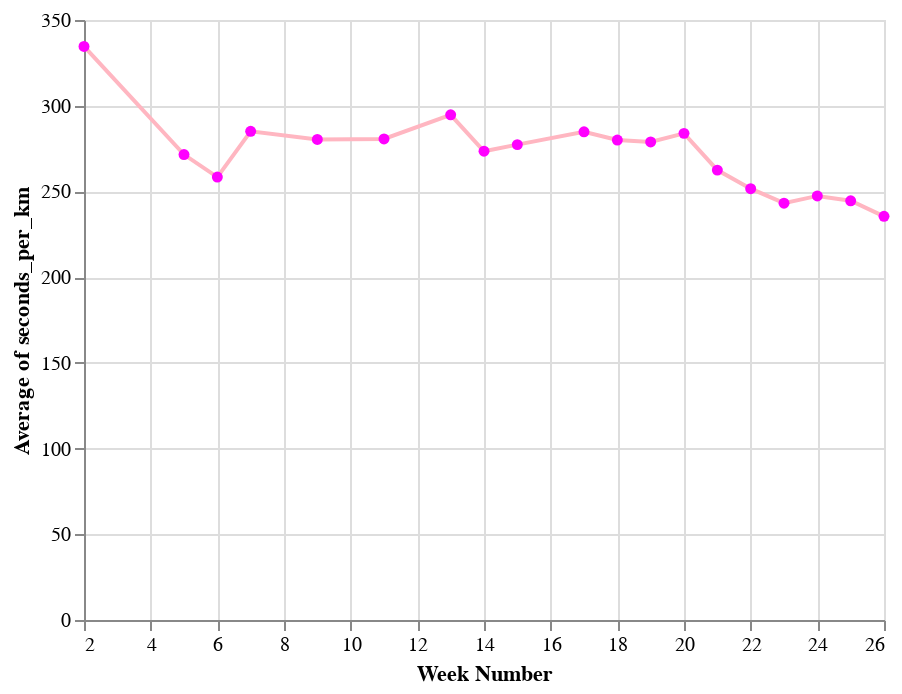

Notebook cell for this chart:
### Code cell
base = alt.Chart(df).mark_line(color='lightpink').encode(
    alt.X('week', title='Week Number'),
    alt.Y('average(seconds_per_km)')
)


base + base.mark_circle(color='magenta')

### Figure 1 — Vega-Lite specification as saved in the notebook (floating-point values rounded to 4 significant figures)
{"$schema": "https://vega.github.io/schema/vega-lite/v4.17.0.json", "config": {"view": {"continuousHeight": 300, "continuousWidth": 400}}, "data": {"name": "data-fde4d5158a42ab22b842b6ee97fefb8b"}, "datasets": {"data-fde4d5158a42ab22b842b6ee97fefb8b": [{"Unnamed: 0": 182, "avgPace(/meter)": 0.3787, "calories(kcal)": 71, "date": "2022-01-10 20:39", "day_of_week": "Monday", "distance(m)": 1191, "distance_rounded": 1, "maxPace(/meter)": 7.246, "minPace(/meter)": 0.2501, "seconds_per_km": 380.4, "speed_per_km": "06:20.35", "sportTime(s)": 453, "startTime": "2022-01-10T13:39:17+00:00", "type": 1, "week": 2}, {"Unnamed: 0": 178, "avgPace(/meter)": 0.2878, "calories(kcal)": 60, "date": "2022-01-13 16:23", "day_of_week": "Thursday", "distance(m)": 1004, "distance_rounded": 1, "maxPace(/meter)": 2.342, "minPace(/meter)": 0.1982, "seconds_per_km": 288.8, "speed_per_km": "04:48.84", "sportTime(s)": 290, "startTime": "2022-01-13T09:23:16+00:00", "type": 1, "week": 2}, {"Unnamed: 0": 176, "avgPace(/meter)": 0.2637, "calories(kcal)": 39, "date": "2022-02-03 17:41", "day_of_week": "Thursday", "distance(m)": 1001, "distance_rounded": 1, "maxPace(/meter)": 0.609, "minPace(/meter)": 0.1993, "seconds_per_km": 264.7, "speed_per_km": "04:24.74", "sportTime(s)": 265, "startTime": "2022-02-03T10:41:12+00:00", "type": 1, "week": 5}, {"Unnamed: 0": 172, "avgPace(/meter)": 0.2803, "calories(kcal)": 50, "date": "2022-02-05 18:46", "day_of_week": "Saturday", "distance(m)": 1006, "distance_rounded": 1, "maxPace(/meter)": 0.6911, "minPace(/meter)": 0.229, "seconds_per_km": 281.3, "speed_per_km": "04:41.31", "sportTime(s)": 283, "startTime": "2022-02-05T11:46:47+00:00", "type": 1, "week": 5}, {"Unnamed: 0": 169, "avgPace(/meter)": 0.2675, "calories(kcal)": 34, "date": "2022-02-06 18:36", "day_of_week": "Sunday", "distance(m)": 1013, "distance_rounded": 1, "maxPace(/meter)": 0.6361, "minPace(/meter)": 0.2325, "seconds_per_km": 268.5, "speed_per_km": "04:28.51", "sportTime(s)": 272, "startTime": "2022-02-06T11:36:48+00:00", "type": 1, "week": 5}, {"Unnamed: 0": 166, "avgPace(/meter)": 0.26, "calories(kcal)": 39, "date": "2022-02-11 18:49", "day_of_week": "Friday", "distance(m)": 1004, "distance_rounded": 1, "maxPace(/meter)": 0.788, "minPace(/meter)": 0.198, "seconds_per_km": 262.9, "speed_per_km": "04:22.95", "sportTime(s)": 264, "startTime": "2022-02-11T11:49:54+00:00", "type": 1, "week": 6}, {"Unnamed: 0": 163, "avgPace(/meter)": 0.2552, "calories(kcal)": 44, "date": "2022-02-12 18:25", "day_of_week": "Saturday", "distance(m)": 1011, "distance_rounded": 1, "maxPace(/meter)": 0.5571, "minPace(/meter)": 0.1928, "seconds_per_km": 256.2, "speed_per_km": "04:16.18", "sportTime(s)": 259, "startTime": "2022-02-12T11:25:02+00:00", "type": 1, "week": 6}, {"Unnamed: 0": 161, "avgPace(/meter)": 0.255, "calories(kcal)": 37, "date": "2022-02-13 18:09", "day_of_week": "Sunday", "distance(m)": 1000, "distance_rounded": 1, "maxPace(/meter)": 0.576, "minPace(/meter)": 0.194, "seconds_per_km": 256, "speed_per_km": "04:16.00", "sportTime(s)": 256, "startTime": "2022-02-13T11:09:12+00:00", "type": 1, "week": 6}, {"Unnamed: 0": 157, "avgPace(/meter)": 0.2854, "calories(kcal)": 43, "date": "2022-02-14 18:50", "day_of_week": "Monday", "distance(m)": 1002, "distance_rounded": 1, "maxPace(/meter)": 0.7446, "minPace(/meter)": 0.2587, "seconds_per_km": 286.4, "speed_per_km": "04:46.43", "sportTime(s)": 287, "startTime": "2022-02-14T11:50:09+00:00", "type": 1, "week": 7}, {"Unnamed: 0": 155, "avgPace(/meter)": 0.2827, "calories(kcal)": 60, "date": "2022-02-16 18:12", "day_of_week": "Wednesday", "distance(m)": 1001, "distance_rounded": 1, "maxPace(/meter)": 2.165, "minPace(/meter)": 0.1834, "seconds_per_km": 283.7, "speed_per_km": "04:43.72", "sportTime(s)": 284, "startTime": "2022-02-16T11:12:40+00:00", "type": 1, "week": 7}, {"Unnamed: 0": 152, "avgPace(/meter)": 0.2793, "calories(kcal)": 55, "date": "2022-03-05 07:10", "day_of_week": "Saturday", "distance(m)": 1006, "distance_rounded": 1, "maxPace(/meter)": 0.6154, "minPace(/meter)": 0.2083, "seconds_per_km": 280.3, "speed_per_km": "04:40.32", "sportTime(s)": 282, "startTime": "2022-03-05T00:10:22+00:00", "type": 1, "week": 9}, {"Unnamed: 0": 150, "avgPace(/meter)": 0.2796, "calories(kcal)": 47, "date": "2022-03-18 18:26", "day_of_week": "Friday", "distance(m)": 1005, "distance_rounded": 1, "maxPace(/meter)": 0.8749, "minPace(/meter)": 0.2372, "seconds_per_km": 280.6, "speed_per_km": "04:40.60", "sportTime(s)": 282, "startTime": "2022-03-18T11:26:11+00:00", "type": 1, "week": 11}, {"Unnamed: 0": 146, "avgPace(/meter)": 0.2964, "calories(kcal)": 57, "date": "2022-03-28 18:45", "day_of_week": "Monday", "distance(m)": 1046, "distance_rounded": 1, "maxPace(/meter)": 0.639, "minPace(/meter)": 0.2149, "seconds_per_km": 297.3, "speed_per_km": "04:57.32", "sportTime(s)": 311, "startTime": "2022-03-28T11:45:13+00:00", "type": 1, "week": 13}, {"Unnamed: 0": 144, "avgPace(/meter)": 0.3011, "calories(kcal)": 57, "date": "2022-03-29 19:02", "day_of_week": "Tuesday", "distance(m)": 1003, "distance_rounded": 1, "maxPace(/meter)": 0.6835, "minPace(/meter)": 0.2301, "seconds_per_km": 302.1, "speed_per_km": "05:2.09", "sportTime(s)": 303, "startTime": "2022-03-29T12:02:25+00:00", "type": 1, "week": 13}, {"Unnamed: 0": 142, "avgPace(/meter)": 0.2837, "calories(kcal)": 49, "date": "2022-03-30 18:52", "day_of_week": "Wednesday", "distance(m)": 1001, "distance_rounded": 1, "maxPace(/meter)": 0.4753, "minPace(/meter)": 0.1658, "seconds_per_km": 284.7, "speed_per_km": "04:44.72", "sportTime(s)": 285, "startTime": "2022-03-30T11:52:16+00:00", "type": 1, "week": 13}, {"Unnamed: 0": 140, "avgPace(/meter)": 0.27, "calories(kcal)": 48, "date": "2022-04-04 17:57", "day_of_week": "Monday", "distance(m)": 1000, "distance_rounded": 1, "maxPace(/meter)": 0.7117, "minPace(/meter)": 0.2248, "seconds_per_km": 271, "speed_per_km": "04:31.00", "sportTime(s)": 271, "startTime": "2022-04-04T10:57:56+00:00", "type": 1, "week": 14}, {"Unnamed: 0": 137, "avgPace(/meter)": 0.273, "calories(kcal)": 51, "date": "2022-04-08 18:39", "day_of_week": "Friday", "distance(m)": 1000, "distance_rounded": 1, "maxPace(/meter)": 0.6707, "minPace(/meter)": 0.2315, "seconds_per_km": 274, "speed_per_km": "04:34.00", "sportTime(s)": 274, "startTime": "2022-04-08T11:39:28+00:00", "type": 1, "week": 14}, {"Unnamed: 0": 134, "avgPace(/meter)": 0.2744, "calories(kcal)": 45, "date": "2022-04-10 18:41", "day_of_week": "Sunday", "distance(m)": 1006, "distance_rounded": 1, "maxPace(/meter)": 0.6873, "minPace(/meter)": 0.2137, "seconds_per_km": 275.3, "speed_per_km": "04:35.35", "sportTime(s)": 277, "startTime": "2022-04-10T11:41:58+00:00", "type": 1, "week": 14}, {"Unnamed: 0": 131, "avgPace(/meter)": 0.277, "calories(kcal)": 44, "date": "2022-04-13 17:48", "day_of_week": "Wednesday", "distance(m)": 1000, "distance_rounded": 1, "maxPace(/meter)": 0.7634, "minPace(/meter)": 0.2038, "seconds_per_km": 278, "speed_per_km": "04:38.00", "sportTime(s)": 278, "startTime": "2022-04-13T10:48:11+00:00", "type": 1, "week": 15}, {"Unnamed: 0": 128, "avgPace(/meter)": 0.2756, "calories(kcal)": 39, "date": "2022-04-15 16:54", "day_of_week": "Friday", "distance(m)": 1005, "distance_rounded": 1, "maxPace(/meter)": 0.7968, "minPace(/meter)": 0.244, "seconds_per_km": 276.6, "speed_per_km": "04:36.62", "sportTime(s)": 278, "startTime": "2022-04-15T09:54:21+00:00", "type": 1, "week": 15}, {"Unnamed: 0": 125, "avgPace(/meter)": 0.2939, "calories(kcal)": 62, "date": "2022-04-26 18:40", "day_of_week": "Tuesday", "distance(m)": 1201, "distance_rounded": 1, "maxPace(/meter)": 1.115, "minPace(/meter)": 0.1997, "seconds_per_km": 294.8, "speed_per_km": "04:54.75", "sportTime(s)": 354, "startTime": "2022-04-26T11:40:21+00:00", "type": 1, "week": 17}, {"Unnamed: 0": 123, "avgPace(/meter)": 0.2685, "calories(kcal)": 48, "date": "2022-04-27 18:31", "day_of_week": "Wednesday", "distance(m)": 1002, "distance_rounded": 1, "maxPace(/meter)": 0.6803, "minPace(/meter)": 0.2187, "seconds_per_km": 269.5, "speed_per_km": "04:29.46", "sportTime(s)": 270, "startTime": "2022-04-27T11:31:56+00:00", "type": 1, "week": 17}, {"Unnamed: 0": 121, "avgPace(/meter)": 0.2774, "calories(kcal)": 50, "date": "2022-04-28 17:37", "day_of_week": "Thursday", "distance(m)": 1002, "distance_rounded": 1, "maxPace(/meter)": 0.8052, "minPace(/meter)": 0.221, "seconds_per_km": 278.4, "speed_per_km": "04:38.44", "sportTime(s)": 279, "startTime": "2022-04-28T10:37:51+00:00", "type": 1, "week": 17}, {"Unnamed: 0": 119, "avgPace(/meter)": 0.2974, "calories(kcal)": 89, "date": "2022-04-29 18:01", "day_of_week": "Friday", "distance(m)": 1651, "distance_rounded": 1, "maxPace(/meter)": 1.217, "minPace(/meter)": 0.2073, "seconds_per_km": 299.8, "speed_per_km": "04:59.82", "sportTime(s)": 495, "startTime": "2022-04-29T11:01:29+00:00", "type": 1, "week": 17}, {"Unnamed: 0": 117, "avgPace(/meter)": 0.2803, "calories(kcal)": 41, "date": "2022-05-01 16:48", "day_of_week": "Sunday", "distance(m)": 1006, "distance_rounded": 1, "maxPace(/meter)": 0.8224, "minPace(/meter)": 0.2239, "seconds_per_km": 281.3, "speed_per_km": "04:41.31", "sportTime(s)": 283, "startTime": "2022-05-01T09:48:50+00:00", "type": 1, "week": 17}, {"Unnamed: 0": 112, "avgPace(/meter)": 0.2761, "calories(kcal)": 42, "date": "2022-05-04 18:52", "day_of_week": "Wednesday", "distance(m)": 1007, "distance_rounded": 1, "maxPace(/meter)": 0.6135, "minPace(/meter)": 0.2112, "seconds_per_km": 277.1, "speed_per_km": "04:37.06", "sportTime(s)": 279, "startTime": "2022-05-04T11:52:29+00:00", "type": 1, "week": 18}, {"Unnamed: 0": 110, "avgPace(/meter)": 0.291, "calories(kcal)": 52, "date": "2022-05-05 18:15", "day_of_week": "Thursday", "distance(m)": 1000, "distance_rounded": 1, "maxPace(/meter)": 0.7042, "minPace(/meter)": 0.216, "seconds_per_km": 292, "speed_per_km": "04:52.00", "sportTime(s)": 292, "startTime": "2022-05-05T11:15:38+00:00", "type": 1, "week": 18}, {"Unnamed: 0": 107, "avgPace(/meter)": 0.2712, "calories(kcal)": 47, "date": "2022-05-06 17:16", "day_of_week": "Friday", "distance(m)": 1003, "distance_rounded": 1, "maxPace(/meter)": 0.7022, "minPace(/meter)": 0.2276, "seconds_per_km": 272.2, "speed_per_km": "04:32.18", "sportTime(s)": 273, "startTime": "2022-05-06T10:16:48+00:00", "type": 1, "week": 18}, {"Unnamed: 0": 104, "avgPace(/meter)": 0.278, "calories(kcal)": 52, "date": "2022-05-07 16:47", "day_of_week": "Saturday", "distance(m)": 1040, "distance_rounded": 1, "maxPace(/meter)": 212, "minPace(/meter)": 0.2129, "seconds_per_km": 278.8, "speed_per_km": "04:38.85", "sportTime(s)": 290, "startTime": "2022-05-07T09:47:30+00:00", "type": 1, "week": 18}, {"Unnamed: 0": 102, "avgPace(/meter)": 0.279, "calories(kcal)": 56, "date": "2022-05-08 18:24", "day_of_week": "Sunday", "distance(m)": 1026, "distance_rounded": 1, "maxPace(/meter)": 225, "minPace(/meter)": 0.2221, "seconds_per_km": 279.7, "speed_per_km": "04:39.73", "sportTime(s)": 287, "startTime": "2022-05-08T11:24:19+00:00", "type": 1, "week": 18}, {"Unnamed: 0": 99, "avgPace(/meter)": 0.278, "calories(kcal)": 59, "date": "2022-05-12 18:36", "day_of_week": "Thursday", "distance(m)": 1007, "distance_rounded": 1, "maxPace(/meter)": 178, "minPace(/meter)": 0.1781, "seconds_per_km": 279.0, "speed_per_km": "04:39.05", "sportTime(s)": 281, "startTime": "2022-05-12T11:36:50+00:00", "type": 1, "week": 19}, {"Unnamed: 0": 96, "avgPace(/meter)": 0.283, "calories(kcal)": 55, "date": "2022-05-13 18:36", "day_of_week": "Friday", "distance(m)": 1024, "distance_rounded": 1, "maxPace(/meter)": 201, "minPace(/meter)": 0.2015, "seconds_per_km": 284.2, "speed_per_km": "04:44.18", "sportTime(s)": 291, "startTime": "2022-05-13T11:36:23+00:00", "type": 1, "week": 19}, {"Unnamed: 0": 92, "avgPace(/meter)": 0.273, "calories(kcal)": 51, "date": "2022-05-15 18:36", "day_of_week": "Sunday", "distance(m)": 1028, "distance_rounded": 1, "maxPace(/meter)": 197, "minPace(/meter)": 0.1974, "seconds_per_km": 273.3, "speed_per_km": "04:33.35", "sportTime(s)": 281, "startTime": "2022-05-15T11:36:24+00:00", "type": 1, "week": 19}, {"Unnamed: 0": 89, "avgPace(/meter)": 0.288, "calories(kcal)": 63, "date": "2022-05-16 18:31", "day_of_week": "Monday", "distance(m)": 1046, "distance_rounded": 1, "maxPace(/meter)": 210, "minPace(/meter)": 0.2106, "seconds_per_km": 288.7, "speed_per_km": "04:48.72", "sportTime(s)": 302, "startTime": "2022-05-16T11:31:34+00:00", "type": 1, "week": 20}, {"Unnamed: 0": 86, "avgPace(/meter)": 0.293, "calories(kcal)": 63, "date": "2022-05-17 18:15", "day_of_week": "Tuesday", "distance(m)": 1049, "distance_rounded": 1, "maxPace(/meter)": 237, "minPace(/meter)": 0.2227, "seconds_per_km": 293.6, "speed_per_km": "04:53.61", "sportTime(s)": 308, "startTime": "2022-05-17T11:15:00+00:00", "type": 1, "week": 20}, {"Unnamed: 0": 82, "avgPace(/meter)": 0.2841, "calories(kcal)": 50.03, "date": "2022-05-21 20:48", "day_of_week": "Saturday", "distance(m)": 1003, "distance_rounded": 1, "maxPace(/meter)": 0.6219, "minPace(/meter)": 0.2232, "seconds_per_km": 286.1, "speed_per_km": "04:46.14", "sportTime(s)": 287, "startTime": "2022-05-21T13:48:24+00:00", "type": 1, "week": 20}, {"Unnamed: 0": 79, "avgPace(/meter)": 0.265, "calories(kcal)": 44.08, "date": "2022-05-22 17:22", "day_of_week": "Sunday", "distance(m)": 1000, "distance_rounded": 1, "maxPace(/meter)": 0.815, "minPace(/meter)": 0.2136, "seconds_per_km": 267, "speed_per_km": "04:27.00", "sportTime(s)": 267, "startTime": "2022-05-22T10:22:47+00:00", "type": 1, "week": 20}, {"Unnamed: 0": 76, "avgPace(/meter)": 0.265, "calories(kcal)": 50.33, "date": "2022-05-23 18:46", "day_of_week": "Monday", "distance(m)": 1000, "distance_rounded": 1, "maxPace(/meter)": 0.668, "minPace(/meter)": 0.2187, "seconds_per_km": 267, "speed_per_km": "04:27.00", "sportTime(s)": 267, "startTime": "2022-05-23T11:46:59+00:00", "type": 1, "week": 21}, {"Unnamed: 0": 73, "avgPace(/meter)": 0.2647, "calories(kcal)": 44.15, "date": "2022-05-24 18:54", "day_of_week": "Tuesday", "distance(m)": 1001, "distance_rounded": 1, "maxPace(/meter)": 0.9251, "minPace(/meter)": 0.2227, "seconds_per_km": 266.7, "speed_per_km": "04:26.73", "sportTime(s)": 267, "startTime": "2022-05-24T11:54:01+00:00", "type": 1, "week": 21}, {"Unnamed: 0": 70, "avgPace(/meter)": 0.2353, "calories(kcal)": 40.81, "date": "2022-05-25 17:56", "day_of_week": "Wednesday", "distance(m)": 1003, "distance_rounded": 1, "maxPace(/meter)": 0.9066, "minPace(/meter)": 0.1197, "seconds_per_km": 240.3, "speed_per_km": "04:0.28", "sportTime(s)": 241, "startTime": "2022-05-25T10:56:04+00:00", "type": 1, "week": 21}, {"Unnamed: 0": 67, "avgPace(/meter)": 0.2622, "calories(kcal)": 53.12, "date": "2022-05-26 17:17", "day_of_week": "Thursday", "distance(m)": 1003, "distance_rounded": 1, "maxPace(/meter)": 0.558, "minPace(/meter)": 0.1968, "seconds_per_km": 264.2, "speed_per_km": "04:24.21", "sportTime(s)": 265, "startTime": "2022-05-26T10:17:38+00:00", "type": 1, "week": 21}, {"Unnamed: 0": 64, "avgPace(/meter)": 0.2742, "calories(kcal)": 43.04, "date": "2022-05-27 18:35", "day_of_week": "Friday", "distance(m)": 1003, "distance_rounded": 1, "maxPace(/meter)": 0.757, "minPace(/meter)": 0.2449, "seconds_per_km": 276.2, "speed_per_km": "04:36.17", "sportTime(s)": 277, "startTime": "2022-05-27T11:35:19+00:00", "type": 1, "week": 21}, {"Unnamed: 0": 61, "avgPace(/meter)": 0.2677, "calories(kcal)": 51.33, "date": "2022-05-28 17:39", "day_of_week": "Saturday", "distance(m)": 1005, "distance_rounded": 1, "maxPace(/meter)": 0.6452, "minPace(/meter)": 0.2224, "seconds_per_km": 269.7, "speed_per_km": "04:29.65", "sportTime(s)": 271, "startTime": "2022-05-28T10:39:29+00:00", "type": 1, "week": 21}, {"Unnamed: 0": 58, "avgPace(/meter)": 0.251, "calories(kcal)": 41, "date": "2022-05-29 18:19", "day_of_week": "Sunday", "distance(m)": 1000, "distance_rounded": 1, "maxPace(/meter)": 0.4274, "minPace(/meter)": 0.1839, "seconds_per_km": 253, "speed_per_km": "04:13.00", "sportTime(s)": 253, "startTime": "2022-05-29T11:19:12+00:00", "type": 1, "week": 21}, {"Unnamed: 0": 55, "avgPace(/meter)": 0.25, "calories(kcal)": 48.92, "date": "2022-05-30 18:55", "day_of_week": "Monday", "distance(m)": 1004, "distance_rounded": 1, "maxPace(/meter)": 0.4058, "minPace(/meter)": 0.1746, "seconds_per_km": 252.0, "speed_per_km": "04:11.99", "sportTime(s)": 253, "startTime": "2022-05-30T11:55:16+00:00", "type": 1, "week": 22}, {"Unnamed: 0": 52, "avgPace(/meter)": 0.2575, "calories(kcal)": 49.91, "date": "2022-05-31 18:42", "day_of_week": "Tuesday", "distance(m)": 1006, "distance_rounded": 1, "maxPace(/meter)": 0.5513, "minPace(/meter)": 0.203, "seconds_per_km": 259.4, "speed_per_km": "04:19.44", "sportTime(s)": 261, "startTime": "2022-05-31T11:42:33+00:00", "type": 1, "week": 22}, {"Unnamed: 0": 49, "avgPace(/meter)": 0.2483, "calories(kcal)": 45.2, "date": "2022-06-03 18:03", "day_of_week": "Friday", "distance(m)": 1003, "distance_rounded": 1, "maxPace(/meter)": 0.8258, "minPace(/meter)": 0.1627, "seconds_per_km": 250.2, "speed_per_km": "04:10.25", "sportTime(s)": 251, "startTime": "2022-06-03T11:03:24+00:00", "type": 1, "week": 22}, {"Unnamed: 0": 46, "avgPace(/meter)": 0.2428, "calories(kcal)": 51.81, "date": "2022-06-04 18:38", "day_of_week": "Saturday", "distance(m)": 1001, "distance_rounded": 1, "maxPace(/meter)": 0.5981, "minPace(/meter)": 0.2102, "seconds_per_km": 244.8, "speed_per_km": "04:4.76", "sportTime(s)": 245, "startTime": "2022-06-04T11:38:21+00:00", "type": 1, "week": 22}, {"Unnamed: 0": 43, "avgPace(/meter)": 0.2348, "calories(kcal)": 30.82, "date": "2022-06-11 17:38", "day_of_week": "Saturday", "distance(m)": 1001, "distance_rounded": 1, "maxPace(/meter)": 0.5176, "minPace(/meter)": 0.1971, "seconds_per_km": 236.8, "speed_per_km": "03:56.76", "sportTime(s)": 237, "startTime": "2022-06-11T10:38:27+00:00", "type": 1, "week": 23}, {"Unnamed: 0": 39, "avgPace(/meter)": 0.2475, "calories(kcal)": 51.79, "date": "2022-06-12 17:47", "day_of_week": "Sunday", "distance(m)": 1006, "distance_rounded": 1, "maxPace(/meter)": 0.6472, "minPace(/meter)": 0.2005, "seconds_per_km": 249.5, "speed_per_km": "04:9.50", "sportTime(s)": 251, "startTime": "2022-06-12T10:47:29+00:00", "type": 1, "week": 23}, {"Unnamed: 0": 36, "avgPace(/meter)": 0.2562, "calories(kcal)": 56.05, "date": "2022-06-14 19:03", "day_of_week": "Tuesday", "distance(m)": 1003, "distance_rounded": 1, "maxPace(/meter)": 0.5627, "minPace(/meter)": 0.1935, "seconds_per_km": 258.2, "speed_per_km": "04:18.23", "sportTime(s)": 259, "startTime": "2022-06-14T12:03:23+00:00", "type": 1, "week": 24}, {"Unnamed: 0": 32, "avgPace(/meter)": 0.2443, "calories(kcal)": 47.92, "date": "2022-06-15 18:46", "day_of_week": "Wednesday", "distance(m)": 1011, "distance_rounded": 1, "maxPace(/meter)": 0.5219, "minPace(/meter)": 0.1885, "seconds_per_km": 246.3, "speed_per_km": "04:6.29", "sportTime(s)": 249, "startTime": "2022-06-15T11:46:25+00:00", "type": 1, "week": 24}, {"Unnamed: 0": 27, "avgPace(/meter)": 0.2405, "calories(kcal)": 33.65, "date": "2022-06-16 18:03", "day_of_week": "Thursday", "distance(m)": 1002, "distance_rounded": 1, "maxPace(/meter)": 0.5764, "minPace(/meter)": 0.1971, "seconds_per_km": 242.5, "speed_per_km": "04:2.51", "sportTime(s)": 243, "startTime": "2022-06-16T11:03:28+00:00", "type": 1, "week": 24}, {"Unnamed: 0": 23, "avgPace(/meter)": 0.2405, "calories(kcal)": 48.66, "date": "2022-06-17 18:03", "day_of_week": "Friday", "distance(m)": 1002, "distance_rounded": 1, "maxPace(/meter)": 0.4713, "minPace(/meter)": 0.1802, "seconds_per_km": 242.5, "speed_per_km": "04:2.51", "sportTime(s)": 243, "startTime": "2022-06-17T11:03:58+00:00", "type": 1, "week": 24}, {"Unnamed: 0": 18, "avgPace(/meter)": 0.2428, "calories(kcal)": 45, "date": "2022-06-21 19:23", "day_of_week": "Tuesday", "distance(m)": 1009, "distance_rounded": 1, "maxPace(/meter)": 0.5322, "minPace(/meter)": 0.1881, "seconds_per_km": 244.8, "speed_per_km": "04:4.80", "sportTime(s)": 247, "startTime": "2022-06-21T12:23:33+00:00", "type": 1, "week": 25}, {"Unnamed: 0": 15, "avgPace(/meter)": 0.2423, "calories(kcal)": 49.76, "date": "2022-06-23 18:16", "day_of_week": "Thursday", "distance(m)": 1003, "distance_rounded": 1, "maxPace(/meter)": 0.627, "minPace(/meter)": 0.1883, "seconds_per_km": 244.3, "speed_per_km": "04:4.27", "sportTime(s)": 245, "startTime": "2022-06-23T11:16:47+00:00", "type": 1, "week": 25}, {"Unnamed: 0": 10, "avgPace(/meter)": 0.2365, "calories(kcal)": 48.67, "date": "2022-06-27 18:45", "day_of_week": "Monday", "distance(m)": 1002, "distance_rounded": 1, "maxPace(/meter)": 0.6246, "minPace(/meter)": 0.1815, "seconds_per_km": 238.5, "speed_per_km": "03:58.52", "sportTime(s)": 239, "startTime": "2022-06-27T11:45:38+00:00", "type": 1, "week": 26}, {"Unnamed: 0": 7, "avgPace(/meter)": 0.2323, "calories(kcal)": 39.65, "date": "2022-06-28 18:07", "day_of_week": "Tuesday", "distance(m)": 1003, "distance_rounded": 1, "maxPace(/meter)": 0.4755, "minPace(/meter)": 0.1836, "seconds_per_km": 234.3, "speed_per_km": "03:54.30", "sportTime(s)": 235, "startTime": "2022-06-28T11:07:21+00:00", "type": 1, "week": 26}, {"Unnamed: 0": 4, "avgPace(/meter)": 0.2283, "calories(kcal)": 33.62, "date": "2022-06-29 19:02", "day_of_week": "Wednesday", "distance(m)": 1003, "distance_rounded": 1, "maxPace(/meter)": 0.5453, "minPace(/meter)": 0.1936, "seconds_per_km": 230.3, "speed_per_km": "03:50.31", "sportTime(s)": 231, "startTime": "2022-06-29T12:02:34+00:00", "type": 1, "week": 26}, {"Unnamed: 0": 1, "avgPace(/meter)": 0.2368, "calories(kcal)": 36.82, "date": "2022-06-30 19:31", "day_of_week": "Thursday", "distance(m)": 1001, "distance_rounded": 1, "maxPace(/meter)": 0.6545, "minPace(/meter)": 0.1648, "seconds_per_km": 238.8, "speed_per_km": "03:58.76", "sportTime(s)": 239, "startTime": "2022-06-30T12:31:18+00:00", "type": 1, "week": 26}]}, "layer": [{"encoding": {"x": {"field": "week", "title": "Week Number", "type": "quantitative"}, "y": {"aggregate": "average", "field": "seconds_per_km", "type": "quantitative"}}, "mark": {"color": "lightpink", "type": "line"}}, {"encoding": {"x": {"field": "week", "title": "Week Number", "type": "quantitative"}, "y": {"aggregate": "average", "field": "seconds_per_km", "type": "quantitative"}}, "mark": {"color": "magenta", "type": "circle"}}]}
